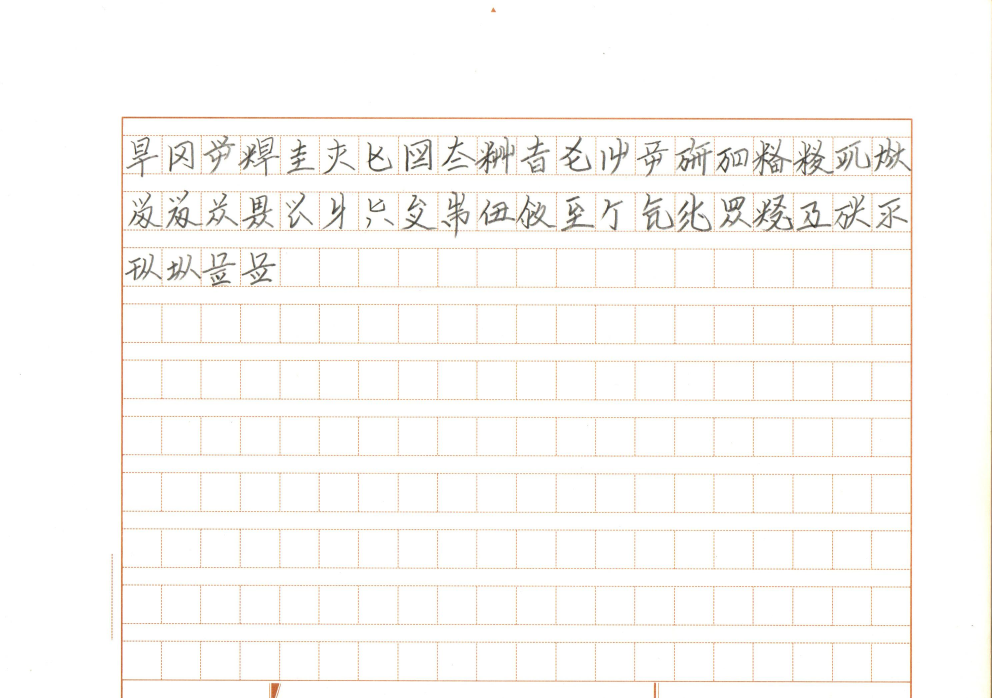
#> input picture 燐字表示18/img1.png, 2975 x 2093 px (shown at 1/3 size)
$ python split.py
#> lines starting #> are read from the running program, lines starting #| are printed output that depends on the picture
from matplotlib.image import imread
import matplotlib.pyplot as plt
import numpy as np
linziList1 = [
 "囁", "体", "遊", "怖", "万", "胸", "頬", "呉", "待", "檸", "叫", "鶏", "決", "引", "汪", "哦", "榎", "株", "織", "村",
 "犛", "牲", "溜", "泉", "玉", "叉", "飛", "鍋", "蟲", "矢", "玄", "慥", "釘", "槌", "妙", "涙", "悖", "順", "嗚", "黍",
 "乾", "湿", "搾", "窄"]

t1 = [[ 3.67500000e+02,  1.18263158e+02, -5.00000000e-01],
	[ 4.04250000e+02,  2.36842105e-01,  1.68750000e+02]]


def main():
	foo('img1.png',linziList1,t1)

def foo(path,list_,t):
#> called with path = 'img1.png'
	A = imread(path)
#> A is the input picture: shape (2093, 2975, 4) float32; mean R, G, B, A 0.988, 0.982, 0.977, 1
	for i in range(len(list_)):
		save(t,A,int(i/20),i%20,list_[i]);
#> this loop made 44 passes
#> (I in save, J in save) on passes 2 to 13: (485, 404), (604, 404), (722, 404), (840, 405), (958, 405), (1077, 405), (1195, 405), (1313, 406), (1431, 406), (1550, 406), (1668, 406), (1786, 407)
#> pass 1, in save, `B = A[J:J+120,I:I+120]`:
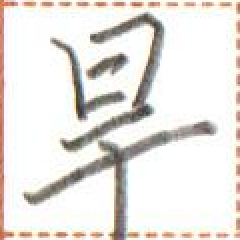
#> B: shape (120, 120, 4) float32 (shown 2 times larger); mean R, G, B, A 0.91, 0.896, 0.88, 1
#> pass 2, in save (call 2), `B = A[J:J+120,I:I+120]`:
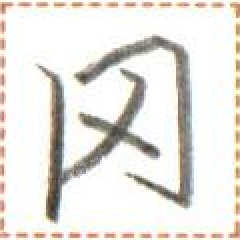
#> B: shape (120, 120, 4) float32 (shown 2 times larger); mean R, G, B, A 0.908, 0.896, 0.877, 1


# ith row, jth column
def save(t,A,i,j,name):
	if name == "":
		return
	I = int(t[0][0] + t[0][1]*j + t[0][2]*i)
	J = int(t[1][0] + t[1][1]*j + t[1][2]*i)
	B = A[J:J+120,I:I+120]
	plt.imsave('../燐字画像51/'+name + '.png', B)
	print(name)

if __name__ == '__main__':
    main()
